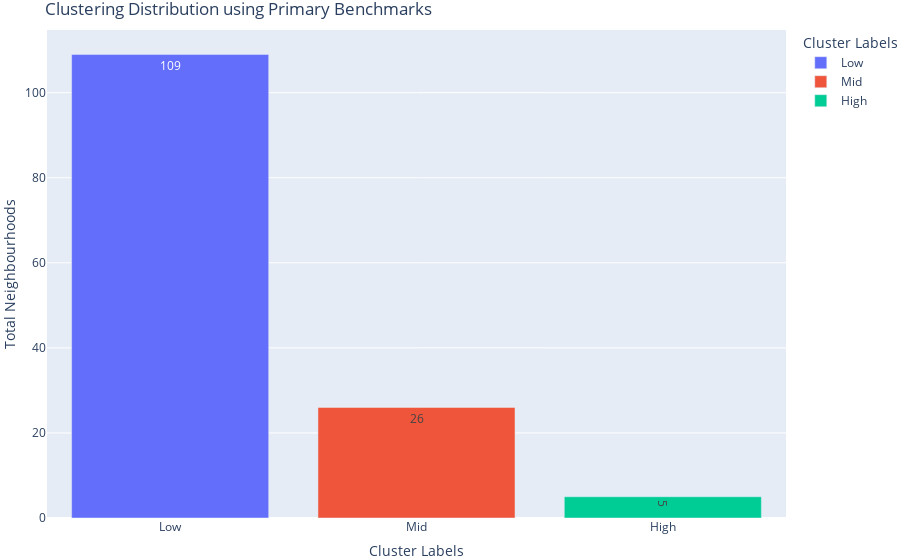

The notebook cell this image was saved under:
### Code cell
# Barchart for Clustering using Primary benchmarks done with Plotly Express
cluster_barchart = px.bar(Bardata1, x="Cluster Labels", y="Total Neighbourhoods",  color="Cluster Labels", 
                          text='Total Neighbourhoods', category_orders={"Cluster Labels": ["1", "0", "2"]})

    
cluster_barchart.update_xaxes(type='category')
cluster_barchart.update_layout(title = 'Clustering Distribution using Primary Benchmarks',
                         margin={"r":0,"t":30,"l":0,"b":0})
cluster_barchart.show()

### Figure 1 — Plotly figure (JSON) as saved in the notebook; plotly's stock layout.template omitted (floating-point values rounded to 4 significant figures)
{"data": [{"alignmentgroup": "True", "hovertemplate": "Cluster Labels=%{x}<br>Total Neighbourhoods=%{text}<extra></extra>", "legendgroup": "Low", "marker": {"color": "#636efa"}, "name": "Low", "offsetgroup": "Low", "orientation": "v", "showlegend": true, "text": [109], "textposition": "auto", "type": "bar", "x": ["Low"], "xaxis": "x", "y": [109], "yaxis": "y"}, {"alignmentgroup": "True", "hovertemplate": "Cluster Labels=%{x}<br>Total Neighbourhoods=%{text}<extra></extra>", "legendgroup": "Mid", "marker": {"color": "#EF553B"}, "name": "Mid", "offsetgroup": "Mid", "orientation": "v", "showlegend": true, "text": [26], "textposition": "auto", "type": "bar", "x": ["Mid"], "xaxis": "x", "y": [26], "yaxis": "y"}, {"alignmentgroup": "True", "hovertemplate": "Cluster Labels=%{x}<br>Total Neighbourhoods=%{text}<extra></extra>", "legendgroup": "High", "marker": {"color": "#00cc96"}, "name": "High", "offsetgroup": "High", "orientation": "v", "showlegend": true, "text": [5], "textposition": "auto", "type": "bar", "x": ["High"], "xaxis": "x", "y": [5], "yaxis": "y"}], "layout": {"barmode": "relative", "legend": {"title": {"text": "Cluster Labels"}, "tracegroupgap": 0}, "margin": {"b": 0, "l": 0, "r": 0, "t": 30}, "title": {"text": "Clustering Distribution using Primary Benchmarks"}, "xaxis": {"anchor": "y", "categoryarray": ["1", "0", "2", "Low", "Mid", "High"], "categoryorder": "array", "domain": [0, 1], "title": {"text": "Cluster Labels"}, "type": "category"}, "yaxis": {"anchor": "x", "domain": [0, 1], "title": {"text": "Total Neighbourhoods"}}}}
